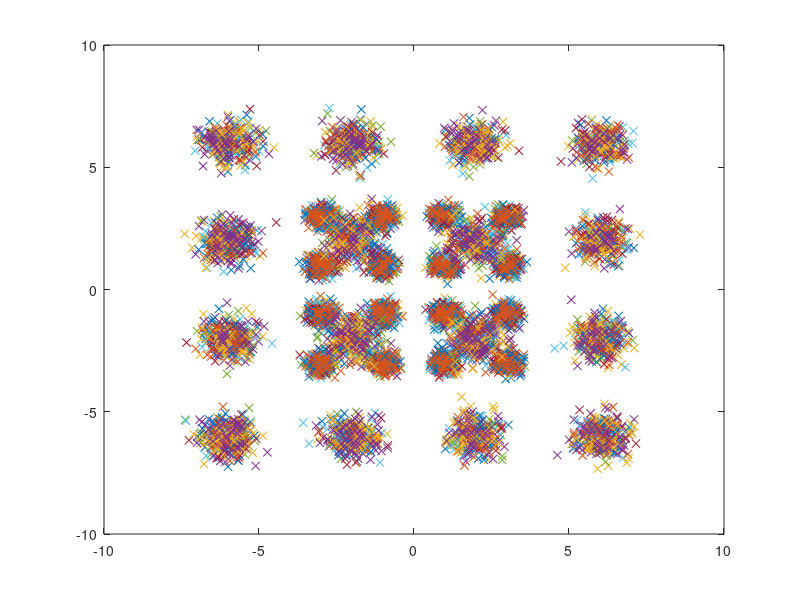

Here is the MATLAB script that generated this plot:
% clc; close all; clear;

modNumQpsk = 16;
randBit = randi([0 modNumQpsk-1], 512, 9);
sigQpsk = qammod(randBit, 16);
sigQpsk = awgn(sigQpsk, 10);
addSigQpsk = sigQpsk + sigQpsk;

figure;
plot(real(sigQpsk), imag(sigQpsk), 'x'); hold on;
plot(real(addSigQpsk), imag(addSigQpsk), 'x');